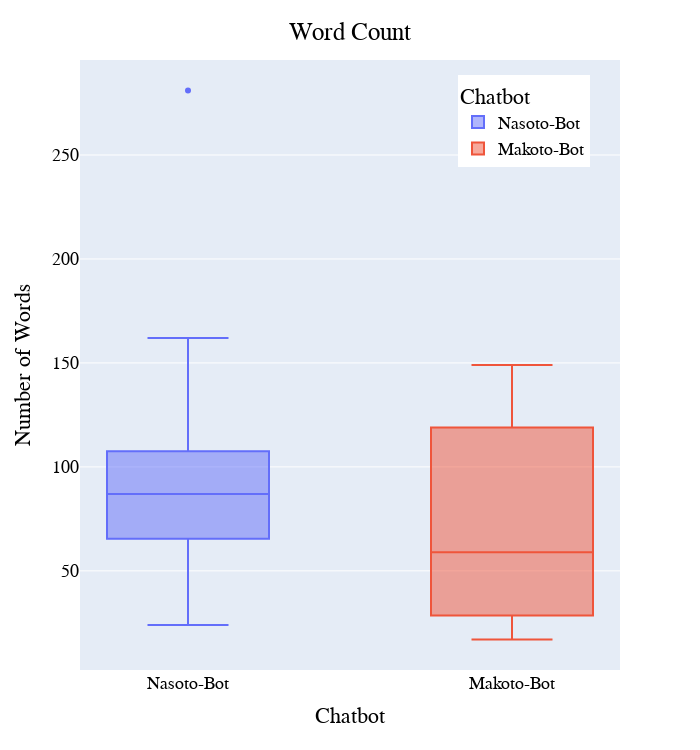

Notebook code for this chart:
### Markdown cell above
## BoxPlot Word Count

### Code cell
fig = px.box(df_cd , "Chatbot", "Word_Count", "Chatbot")
fig.update_traces(quartilemethod="exclusive", width=0.5) # or "inclusive", or "linear" by default
fig.update_layout(
    width=700,
    height=750,
    title={
        'text': "Word Count",
        'y':0.97,
        'x':0.5,
        'xanchor': 'center',
        'yanchor': 'top'},
    yaxis_title="Number of Words",
    legend=dict(x=0.7, y=0.975),
    font=dict(
        family="Arial",
        size=18,
        color="#000000"
    ),
)
fig.show()

### Figure 1 — Plotly figure (JSON) as saved in the notebook; plotly's stock layout.template omitted (floating-point values rounded to 4 significant figures)
{"data": [{"alignmentgroup": "True", "hovertemplate": "Chatbot=%{x}<br>Word_Count=%{y}<extra></extra>", "legendgroup": "Nasoto-Bot", "marker": {"color": "#636efa"}, "name": "Nasoto-Bot", "notched": false, "offsetgroup": "Nasoto-Bot", "orientation": "v", "quartilemethod": "exclusive", "showlegend": true, "type": "box", "width": 0.5, "x": ["Nasoto-Bot", "Nasoto-Bot", "Nasoto-Bot", "Nasoto-Bot", "Nasoto-Bot", "Nasoto-Bot", "Nasoto-Bot", "Nasoto-Bot", "Nasoto-Bot", "Nasoto-Bot", "Nasoto-Bot", "Nasoto-Bot", "Nasoto-Bot"], "x0": " ", "xaxis": "x", "y": [33, 64, 104, 281, 98, 72, 108, 162, 24, 107, 67, 87, 76], "y0": " ", "yaxis": "y"}, {"alignmentgroup": "True", "hovertemplate": "Chatbot=%{x}<br>Word_Count=%{y}<extra></extra>", "legendgroup": "Makoto-Bot", "marker": {"color": "#EF553B"}, "name": "Makoto-Bot", "notched": false, "offsetgroup": "Makoto-Bot", "orientation": "v", "quartilemethod": "exclusive", "showlegend": true, "type": "box", "width": 0.5, "x": ["Makoto-Bot", "Makoto-Bot", "Makoto-Bot", "Makoto-Bot", "Makoto-Bot", "Makoto-Bot", "Makoto-Bot", "Makoto-Bot", "Makoto-Bot", "Makoto-Bot", "Makoto-Bot", "Makoto-Bot", "Makoto-Bot"], "x0": " ", "xaxis": "x", "y": [59, 37, 89, 20, 63, 44, 114, 37, 149, 124, 17, 17, 136], "y0": " ", "yaxis": "y"}], "layout": {"boxmode": "group", "font": {"color": "#000000", "family": "Arial", "size": 18}, "height": 750, "legend": {"title": {"text": "Chatbot"}, "tracegroupgap": 0, "x": 0.7, "y": 0.975}, "margin": {"t": 60}, "title": {"text": "Word Count", "x": 0.5, "xanchor": "center", "y": 0.97, "yanchor": "top"}, "width": 700, "xaxis": {"anchor": "y", "categoryarray": ["Nasoto-Bot", "Makoto-Bot"], "categoryorder": "array", "domain": [0, 1], "title": {"text": "Chatbot"}}, "yaxis": {"anchor": "x", "domain": [0, 1], "title": {"text": "Number of Words"}}}}
